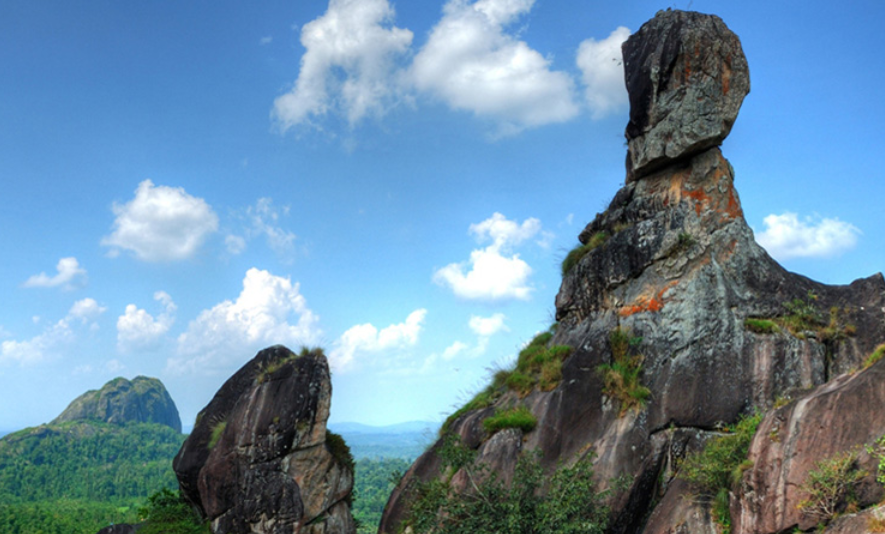
#> input picture Thursday 10:40 - 12:30/E22CSEU0955/lab9/a.png, 885 x 534 px, found by its file name
$ python 1-image-inpainting.py
#> lines starting #> are read from the running program, lines starting #| are printed output that depends on the picture
import cv2
import numpy as np
import matplotlib.pyplot as plt

img_path = "C:/Users/cchan/OneDrive/Documents/COLLEGE/SEMESTERS/Semester 6/340 l/lab/lab9/a.png"
image = cv2.imread(img_path)
#> image is the input picture: shape (534, 885, 3); mean B, G, R 163.7, 140.6, 107.5
image = cv2.cvtColor(image, cv2.COLOR_BGR2RGB)

mask = np.zeros(image.shape[:2], np.uint8)
mask[100:200, 150:300] = 255
mask[250:300, 100:180] = 255

damaged = image.copy()
damaged[mask == 255] = 255
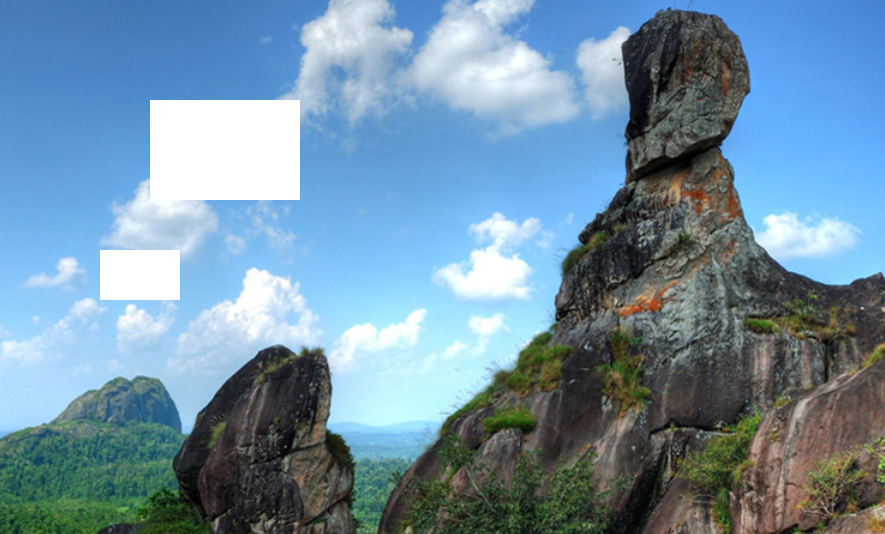
#> damaged: shape (534, 885, 3); mean R, G, B 113.3, 144.1, 165

inpainted_telea = cv2.inpaint(damaged, mask, 3, cv2.INPAINT_TELEA)
inpainted_ns = cv2.inpaint(damaged, mask, 3, cv2.INPAINT_NS)

plt.figure(figsize=(14, 6))
titles = ["Original", "Damaged", "Inpainted (Telea)", "Inpainted (NS)"]
images = [image, damaged, inpainted_telea, inpainted_ns]

for i in range(4):
    plt.subplot(1, 4, i + 1)
    plt.imshow(images[i])
    plt.title(titles[i])
    plt.axis('off')
plt.tight_layout()
plt.show()
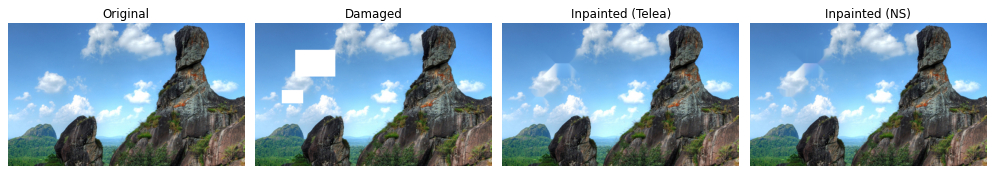
#> figure drawn by matplotlib, 4 panels

$ run again, with Thursday 10:40 - 12:30/E22CSEU0955/lab9/b1.png copied over Thursday 10:40 - 12:30/E22CSEU0955/lab9/a.png
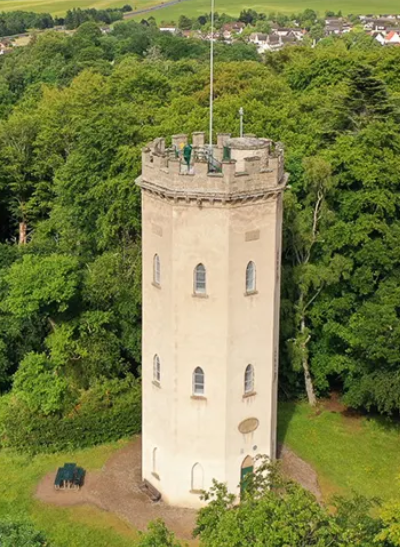
#> input picture Thursday 10:40 - 12:30/E22CSEU0955/lab9/b1.png, 400 x 547 px, found by its file name
#> image is the input picture: shape (547, 400, 3); mean B, G, R 75.4, 129.4, 125.4
#> `damaged[mask == 255] = 255`:
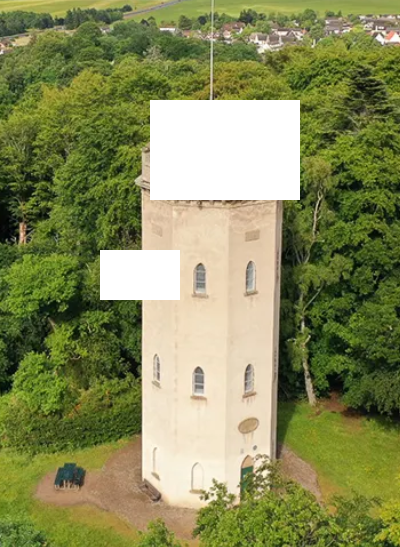
#> damaged: shape (547, 400, 3); mean R, G, B 134.8, 139.1, 89.3
#> `plt.show()`:
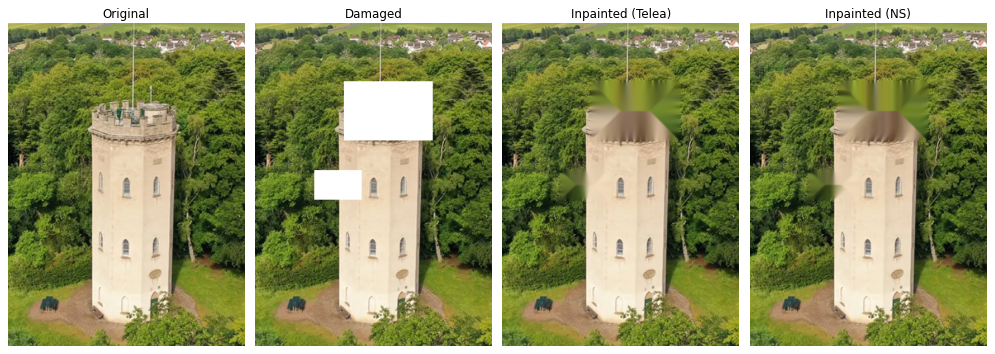
#> figure drawn by matplotlib, 4 panels

$ run again, with Thursday 10:40 - 12:30/E22CSEU0955/lab9/b2.png copied over Thursday 10:40 - 12:30/E22CSEU0955/lab9/a.png
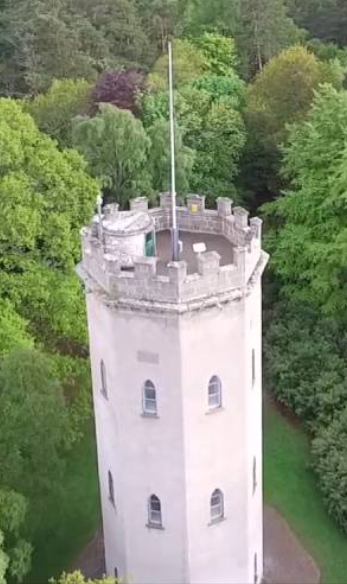
#> input picture Thursday 10:40 - 12:30/E22CSEU0955/lab9/b2.png, 347 x 584 px, found by its file name
#> image is the input picture: shape (584, 347, 3); mean B, G, R 117.1, 141.9, 133.8
#> `damaged[mask == 255] = 255`:
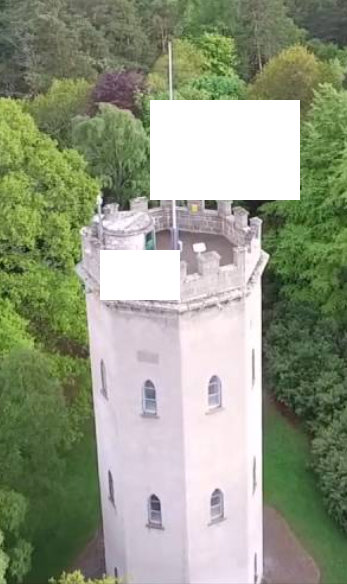
#> damaged: shape (584, 347, 3); mean R, G, B 147.2, 154.1, 131.8
#> `plt.show()`:
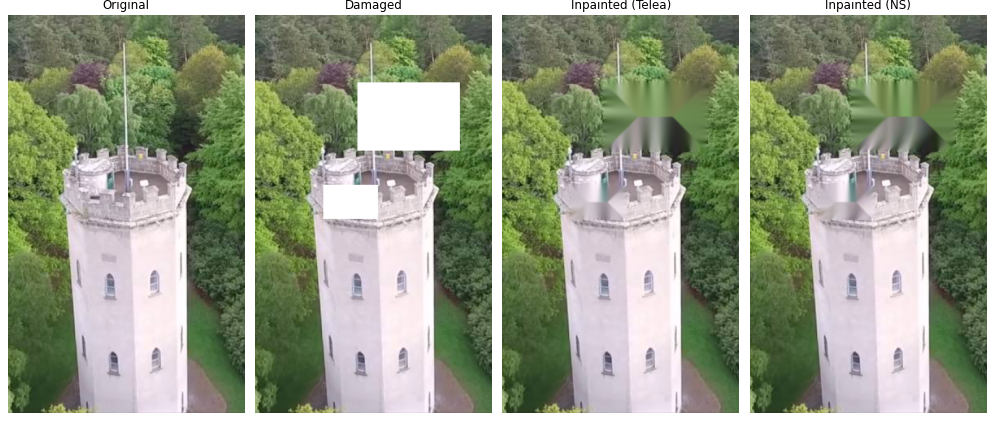
#> figure drawn by matplotlib, 4 panels

$ run again, with Thursday 10:40 - 12:30/E22CSEU0955/lab9/x.jpg saved as Thursday 10:40 - 12:30/E22CSEU0955/lab9/a.png
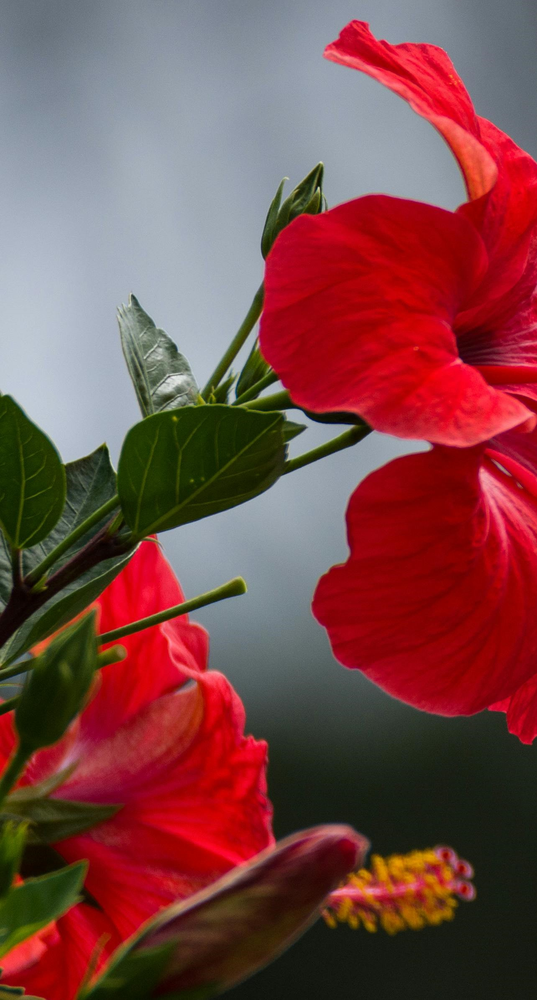
#> input picture Thursday 10:40 - 12:30/E22CSEU0955/lab9/x.jpg, 537 x 1000 px, shrunk from 1284 x 2389 before the run, found by its file name
#> image is the input picture: shape (1000, 537, 3); mean B, G, R 71.2, 71.5, 124
#> `damaged[mask == 255] = 255`:
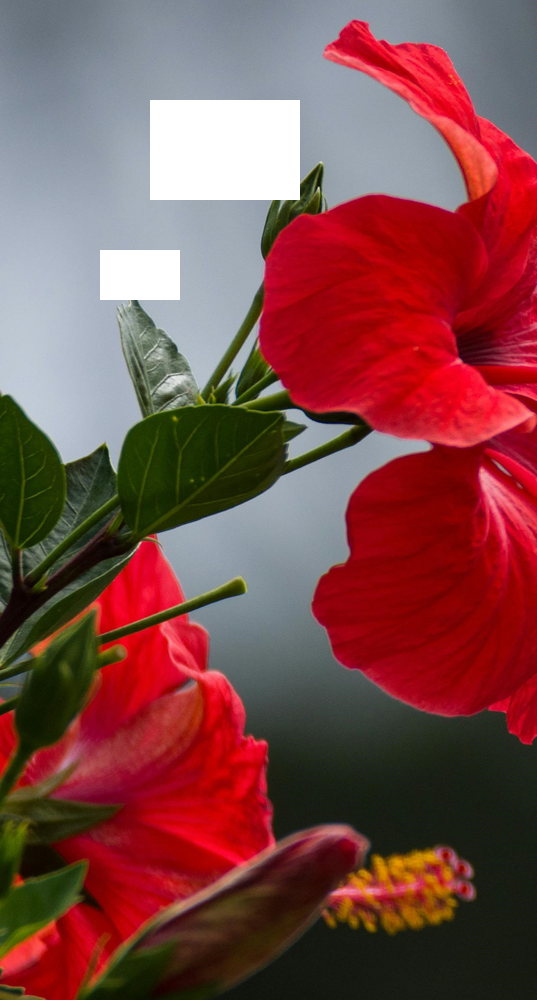
#> damaged: shape (1000, 537, 3); mean R, G, B 127.6, 74.7, 73.9
#> `plt.show()`:
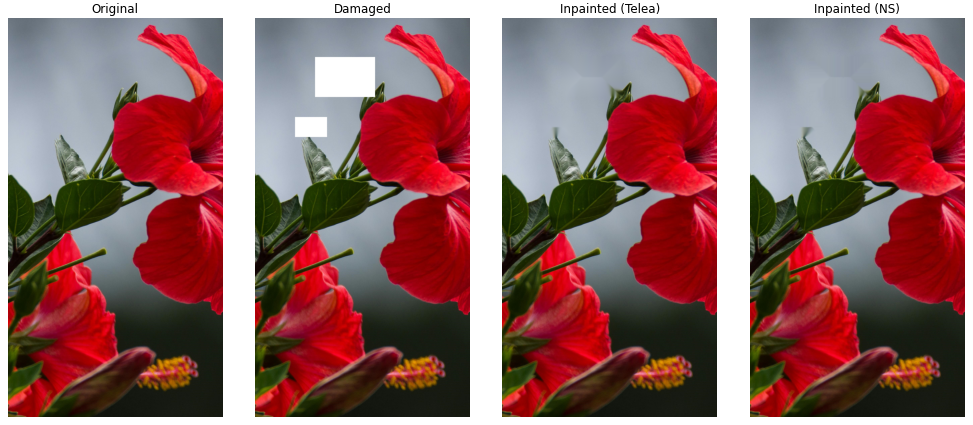
#> figure drawn by matplotlib, 4 panels
